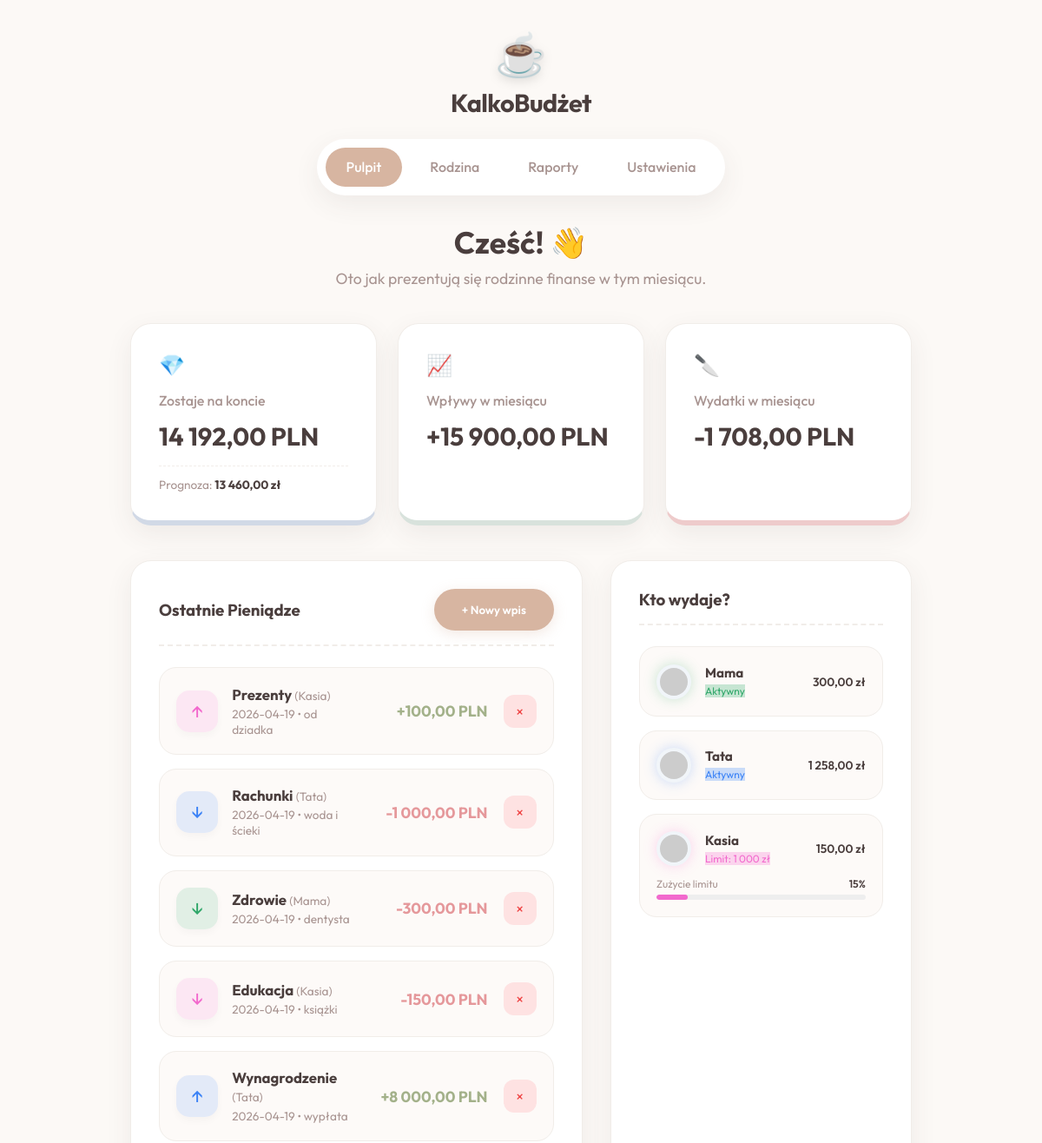
Before: / (upper part) with the older database file.
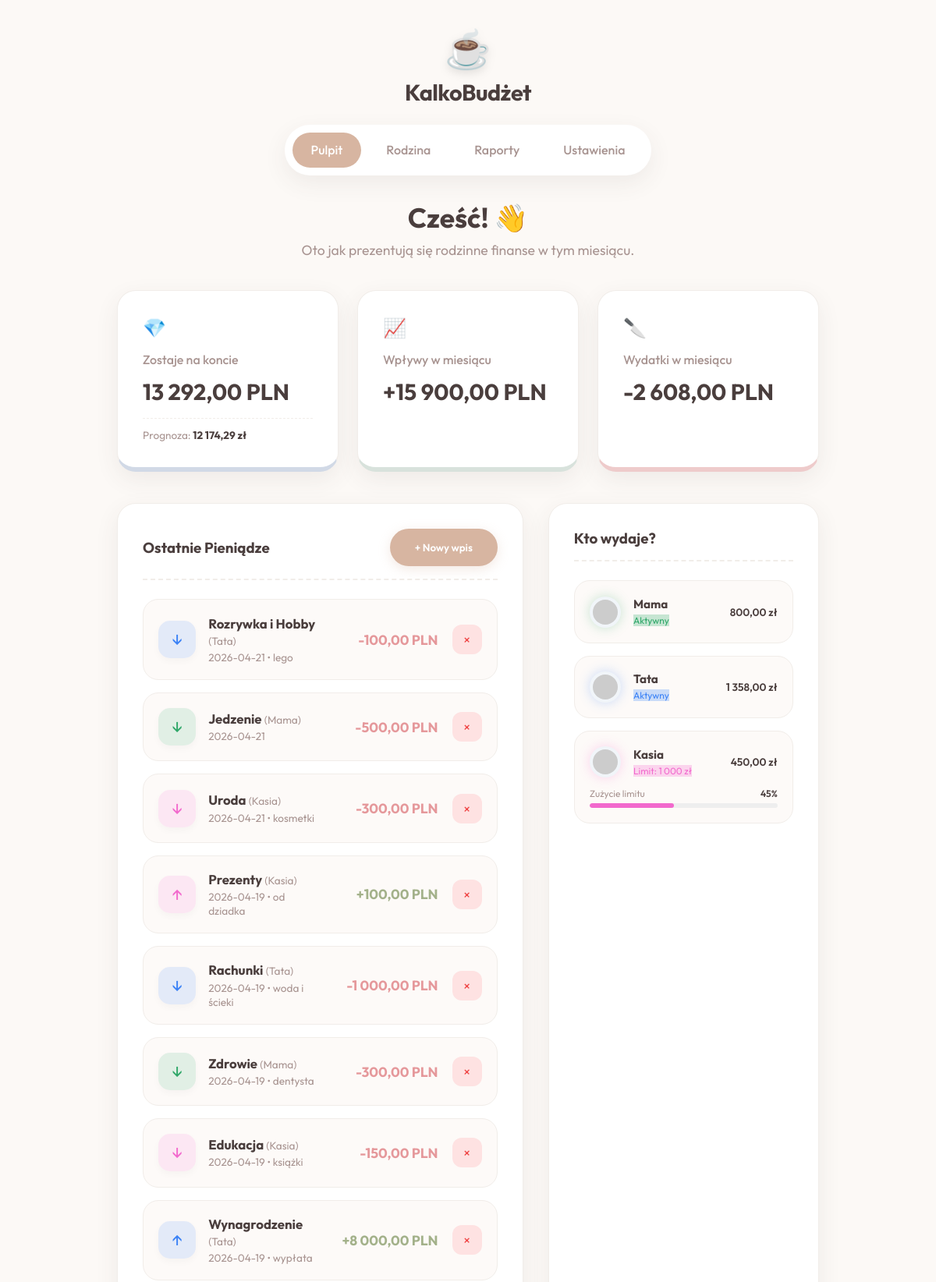
After: the same page with the newer database file.
### tables this page shows
CREATE TABLE transactions (
                id INTEGER PRIMARY KEY AUTOINCREMENT,
                user_id INTEGER NOT NULL,
                category_id INTEGER NOT NULL,
                amount REAL NOT NULL,
                date TEXT NOT NULL,
                description TEXT,
                type TEXT NOT NULL CHECK(type IN ('income', 'expense')),
                FOREIGN KEY (user_id) REFERENCES users(id),
                FOREIGN KEY (category_id) REFERENCES categories(id)
            );

CREATE TABLE categories (
                id INTEGER PRIMARY KEY AUTOINCREMENT,
                name TEXT NOT NULL,
                type TEXT NOT NULL CHECK(type IN ('income', 'expense'))
            );

CREATE TABLE users (
                id INTEGER PRIMARY KEY AUTOINCREMENT,
                name TEXT NOT NULL,
                color TEXT DEFAULT '#ffffff'
            , avatar TEXT DEFAULT 'avataaars', monthly_limit REAL DEFAULT 0);

### index.php (the view, shortened to what this page needs)
<?php
require_once 'db.php';
$currentMonth = date('Y-m');
$stmt = $db->prepare("
    SELECT u.*,
    (SELECT SUM(amount) FROM transactions WHERE user_id = u.id AND type = 'expense' AND date LIKE ?) as spent
    FROM users u
");
$stmt->execute([$currentMonth . '%']);
$users = $stmt->fetchAll(PDO::FETCH_ASSOC);
$stmt = $db->query("SELECT SUM(CASE WHEN type = 'income' THEN amount ELSE -amount END) as balance FROM transactions");
$balanceRaw = $stmt->fetch(PDO::FETCH_ASSOC)['balance'];
$balance = $balanceRaw ? number_format($balanceRaw, 2, ',', ' ') : "0,00";
$currentMonth = date('Y-m');
$stmt = $db->prepare("SELECT type, SUM(amount) as total FROM transactions WHERE date LIKE ? GROUP BY type");
$stmt->execute([$currentMonth . '%']);
$monthlyStats = $stmt->fetchAll(PDO::FETCH_KEY_PAIR);
$income = isset($monthlyStats['income']) ? number_format($monthlyStats['income'], 2, ',', ' ') : "0,00";
$expense = isset($monthlyStats['expense']) ? number_format($monthlyStats['expense'], 2, ',', ' ') : "0,00";
$stmt = $db->query("
    SELECT t.*, u.name as user_name, u.color, c.name as category_name
    FROM transactions t
    JOIN users u ON t.user_id = u.id
    JOIN categories c ON t.category_id = c.id
    ORDER BY t.date DESC, t.id DESC LIMIT 15
");
$transactions = $stmt->fetchAll(PDO::FETCH_ASSOC);
$daysInMonth = (int)date('t');
$currentDay = (int)date('j');
$daysLeft = $daysInMonth - $currentDay;
$totalMonthlyExpense = isset($monthlyStats['expense']) ? (float)$monthlyStats['expense'] : 0;
$avgDailyExpense = $currentDay > 0 ? $totalMonthlyExpense / $currentDay : 0;
$projectedExpenseRemaining = $avgDailyExpense * $daysLeft;
$projectedEndOfMonthBalance = $balanceRaw - $projectedExpenseRemaining;
$projectedBalanceFormatted = number_format($projectedEndOfMonthBalance, 2, ',', ' ');
?>
<!DOCTYPE html>
<html lang="pl">
<head>
    <link rel="stylesheet" href="style.css">
</head>
<body>
    <div class="app-wrapper">
        <header class="app-header">
            <div class="logo">
                <div class="logo-icon">☕</div>
                <h1>KalkoBudżet</h1>
            </div>
            <nav class="top-nav">
                <a href="index.php" class="active">Pulpit</a>
                <a href="members.php">Rodzina</a>
                <a href="reports.php">Raporty</a>
                <a href="settings.php">Ustawienia</a>
            </nav>
        </header>
        <main class="main-content">
            <header class="topbar">
                <div>
                    <h2 class="greeting">Cześć! 👋</h2>
                    <p class="subtitle">Oto jak prezentują się rodzinne finanse w tym miesiącu.</p>
                </div>
            </header>
            <div class="dashboard-cards">
                <div class="card glass-effect gradient-blue">
                    <div class="card-icon">💎</div>
                    <h3>Zostaje na koncie</h3>
                    <p class="amount"><?= $balance ?> PLN</p>
                    <div class="projected-info" title="Prognoza na koniec miesiąca oparta na Twoich wydatkach">
                        Prognoza: <strong><?= $projectedBalanceFormatted ?> zł</strong>
                    </div>
                </div>
                <div class="card glass-effect gradient-green">
                    <div class="card-icon">📈</div>
                    <h3>Wpływy w miesiącu</h3>
                    <p class="amount">+<?= $income ?> PLN</p>
                </div>
                <div class="card glass-effect gradient-red">
                    <div class="card-icon">🔪</div>
                    <h3>Wydatki w miesiącu</h3>
                    <p class="amount">-<?= $expense ?> PLN</p>
                </div>
            </div>
            <div class="content-grid">
                <section class="recent-transactions glass-effect section-box">
                    <div class="section-header">
                        <h3>Ostatnie Pieniądze</h3>
                        <button class="btn-primary" onclick="openModal()">+ Nowy wpis</button>
                    </div>
                    <div class="transaction-list">
                        <?php if (empty($transactions)): ?>
                            <div class="empty-state">
                                <span>🌬️</span>
                                <p>Cisza w portfelu. Dodaj pierwszą transakcję!</p>
                            </div>
                        <?php else: ?>
                            <?php foreach($transactions as $t): ?>
                                <div class="transaction-item">
                                    <div class="t-icon" style="background-color: <?= htmlspecialchars($t['color']) ?>22; color: <?= htmlspecialchars($t['color']) ?>">
                                        <?= $t['type'] == 'income' ? '↑' : '↓' ?>
                                    </div>
                                    <div class="t-details">
                                        <h4><?= htmlspecialchars($t['category_name']) ?> <span class="t-user">(<?= htmlspecialchars($t['user_name']) ?>)</span></h4>
                                        <p><?= htmlspecialchars($t['date']) ?><?= $t['description'] ? ' &bull; '.htmlspecialchars($t['description']) : '' ?></p>
                                    </div>
                                    <div class="t-amount <?= $t['type'] ?>">
                                        <?= $t['type'] == 'income' ? '+' : '-' ?><?= number_format($t['amount'], 2, ',', ' ') ?> PLN
                                    </div>
                                    <form action="delete.php" method="POST" class="delete-form">
                                        <button type="submit" class="btn-delete" title="Usuń wpis">×</button>
                                    </form>
                                </div>
                            <?php endforeach; ?>
                        <?php endif; ?>
                    </div>
                </section>
                <section class="family-members glass-effect section-box">
                    <div class="section-header">
                        <h3>Kto wydaje?</h3>
                    </div>
                    <div class="users-list">
                        <?php foreach($users as $u): ?>
                            <?php
                                $userSpent = (float)$u['spent'];
                                $userLimit = (float)$u['monthly_limit'];
                                $showLimit = $userLimit > 0;
                                $percent = $showLimit ? min(100, round(($userSpent / $userLimit) * 100)) : 0;
                            ?>
                            <div class="user-card" style="flex-direction: column; align-items: flex-start; gap: 0.8rem;">
                                <div style="display: flex; align-items: center; gap: 1rem; width: 100%;">
                                    <div class="user-avatar" style="border-color: <?= htmlspecialchars($u['color']) ?>; box-shadow: 0 0 15px <?= htmlspecialchars($u['color']) ?>44; background-color: #f1f5f9; width: 40px; height: 40px; flex-shrink: 0;">
                                        <img src="https://robohash.org/<?= urlencode($u['avatar'] ?? 'cat1') ?>.png?set=set4&size=150x150" alt="<?= htmlspecialchars($u['name']) ?>">
                                    </div>
                                    <div class="user-info" style="flex: 1;">
                                        <h4 style="font-size: 0.95rem;"><?= htmlspecialchars($u['name']) ?></h4>
                                        <span class="user-badge" style="background-color: <?= htmlspecialchars($u['color']) ?>44; color: <?= htmlspecialchars($u['color']) ?>; font-size: 0.75rem;">
                                            <?= $showLimit ? 'Limit: '.number_format($userLimit, 0, ',', ' ').' zł' : 'Aktywny' ?>
                                        </span>
                                    </div>
                                    <div style="font-size: 0.85rem; font-weight: 600;">
                                        <?= number_format($userSpent, 2, ',', ' ') ?> zł
                                    </div>
                                </div>
                                <?php if ($showLimit): ?>
                                    <div style="width: 100%;">
                                        <div style="display: flex; justify-content: space-between; font-size: 0.75rem; margin-bottom: 0.3rem; color: var(--text-secondary);">
                                            <span>Zużycie limitu</span>
                                            <span style="font-weight: 600; color: <?= $percent > 90 ? 'var(--red-color)' : 'var(--text-primary)' ?>;"><?= $percent ?>%</span>
                                        </div>
                                        <div style="width: 100%; height: 6px; background: #eee; border-radius: 10px; overflow: hidden;">
                                            <div style="width: <?= $percent ?>%; height: 100%; background: <?= $percent > 90 ? 'var(--red-color)' : htmlspecialchars($u['color']) ?>; border-radius: 10px; transition: width 0.5s ease;"></div>
                                        </div>
                                    </div>
                                <?php endif; ?>
                            </div>
                        <?php endforeach; ?>
                    </div>
                </section>
            </div>
        </main>
    </div>
</body>
</html>

Changed rows visible on the page:
added transactions: category.name "Rozrywka i Hobby", user.name "Tata", date "2026-04-21", description "lego", amount "100,00"
added transactions: category.name "Jedzenie", user.name "Mama", date "2026-04-21", amount "500,00"
added transactions: category.name "Uroda", user.name "Kasia", date "2026-04-21", description "kosmetki", amount "300,00"
computed for users "Mama": userSpent "300,00" → "800,00"
computed for users "Tata": userSpent "1 258,00" → "1 358,00"
computed for users "Kasia": userSpent "150,00" → "450,00"; percent "15" → "45"; $percent 15 → 45 (drawn)
Other visible differences:
$balance: "14 192,00" → "13 292,00"
$projectedBalanceFormatted: "13 460,00" → "12 174,29"
$expense: "1 708,00" → "2 608,00"
